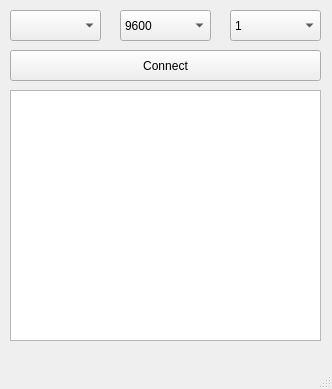
<?xml version="1.0" encoding="UTF-8"?>
<ui version="4.0">
 <class>MainWindow</class>
 <widget class="QMainWindow" name="MainWindow">
  <property name="geometry">
   <rect>
    <x>0</x>
    <y>0</y>
    <width>332</width>
    <height>389</height>
   </rect>
  </property>
  <property name="windowTitle">
   <string>COM Connect</string>
  </property>
  <widget class="QWidget" name="centralwidget">
   <widget class="QComboBox" name="portBox">
    <property name="geometry">
     <rect>
      <x>10</x>
      <y>10</y>
      <width>91</width>
      <height>31</height>
     </rect>
    </property>
   </widget>
   <widget class="QComboBox" name="speedBox_2">
    <property name="geometry">
     <rect>
      <x>120</x>
      <y>10</y>
      <width>91</width>
      <height>31</height>
     </rect>
    </property>
    <item>
     <property name="text">
      <string>9600</string>
     </property>
    </item>
    <item>
     <property name="text">
      <string>19200</string>
     </property>
    </item>
    <item>
     <property name="text">
      <string>31250</string>
     </property>
    </item>
    <item>
     <property name="text">
      <string>38400</string>
     </property>
    </item>
    <item>
     <property name="text">
      <string>57600</string>
     </property>
    </item>
    <item>
     <property name="text">
      <string>74880</string>
     </property>
    </item>
    <item>
     <property name="text">
      <string>115200</string>
     </property>
    </item>
   </widget>
   <widget class="QComboBox" name="comboBox_3">
    <property name="geometry">
     <rect>
      <x>230</x>
      <y>10</y>
      <width>91</width>
      <height>31</height>
     </rect>
    </property>
    <item>
     <property name="text">
      <string>1</string>
     </property>
    </item>
    <item>
     <property name="text">
      <string>0.9</string>
     </property>
    </item>
    <item>
     <property name="text">
      <string>0.8</string>
     </property>
    </item>
    <item>
     <property name="text">
      <string>0.7</string>
     </property>
    </item>
    <item>
     <property name="text">
      <string>0.6</string>
     </property>
    </item>
    <item>
     <property name="text">
      <string>0.5</string>
     </property>
    </item>
    <item>
     <property name="text">
      <string>0.4</string>
     </property>
    </item>
    <item>
     <property name="text">
      <string>0.3</string>
     </property>
    </item>
    <item>
     <property name="text">
      <string>0.2</string>
     </property>
    </item>
    <item>
     <property name="text">
      <string>0.1</string>
     </property>
    </item>
    <item>
     <property name="text">
      <string>0.09</string>
     </property>
    </item>
    <item>
     <property name="text">
      <string>0.08</string>
     </property>
    </item>
    <item>
     <property name="text">
      <string>0.07</string>
     </property>
    </item>
    <item>
     <property name="text">
      <string>0.06</string>
     </property>
    </item>
    <item>
     <property name="text">
      <string>0.05</string>
     </property>
    </item>
    <item>
     <property name="text">
      <string>0.04</string>
     </property>
    </item>
    <item>
     <property name="text">
      <string>0.03</string>
     </property>
    </item>
    <item>
     <property name="text">
      <string>0.02</string>
     </property>
    </item>
    <item>
     <property name="text">
      <string>0.01</string>
     </property>
    </item>
   </widget>
   <widget class="QTextBrowser" name="consoleBrowser">
    <property name="geometry">
     <rect>
      <x>10</x>
      <y>90</y>
      <width>311</width>
      <height>251</height>
     </rect>
    </property>
   </widget>
   <widget class="QPushButton" name="pushButton">
    <property name="geometry">
     <rect>
      <x>10</x>
      <y>50</y>
      <width>311</width>
      <height>31</height>
     </rect>
    </property>
    <property name="text">
     <string>Connect</string>
    </property>
   </widget>
  </widget>
  <widget class="QMenuBar" name="menubar">
   <property name="geometry">
    <rect>
     <x>0</x>
     <y>0</y>
     <width>332</width>
     <height>26</height>
    </rect>
   </property>
  </widget>
  <widget class="QStatusBar" name="statusbar"/>
 </widget>
 <resources/>
 <connections/>
</ui>
